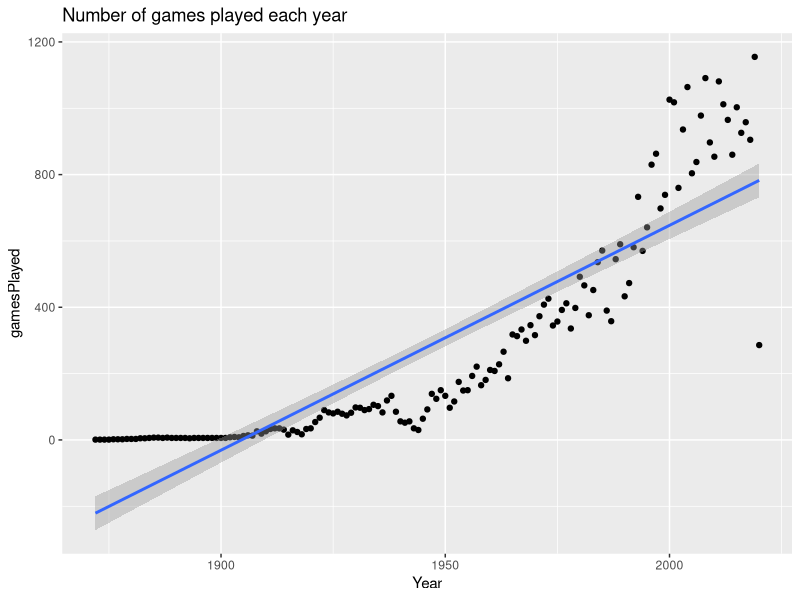
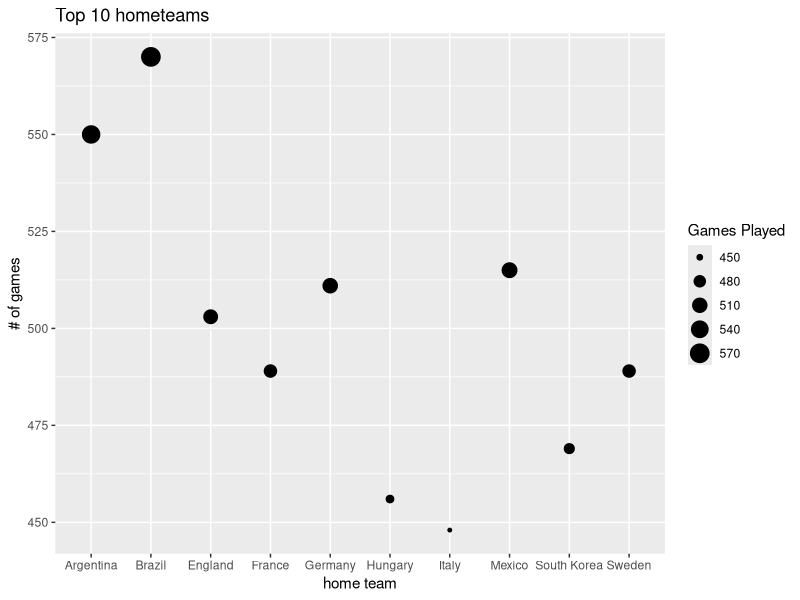
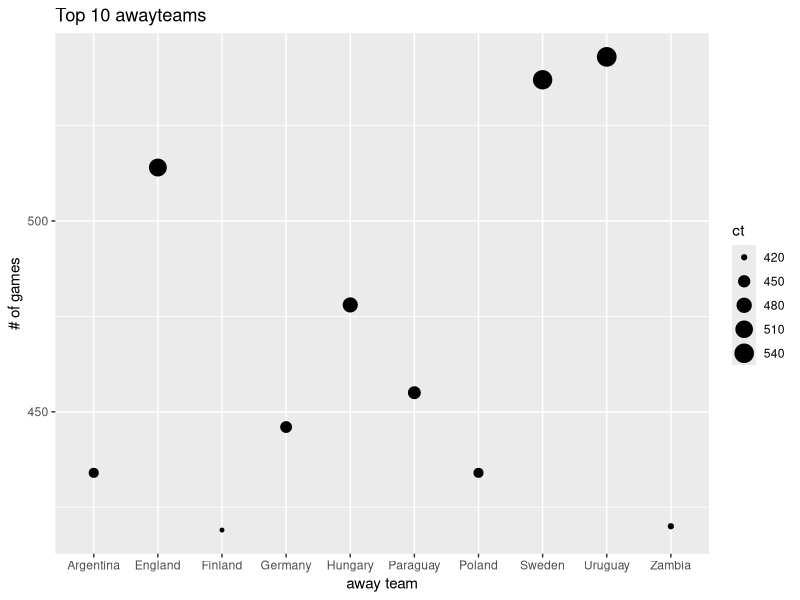
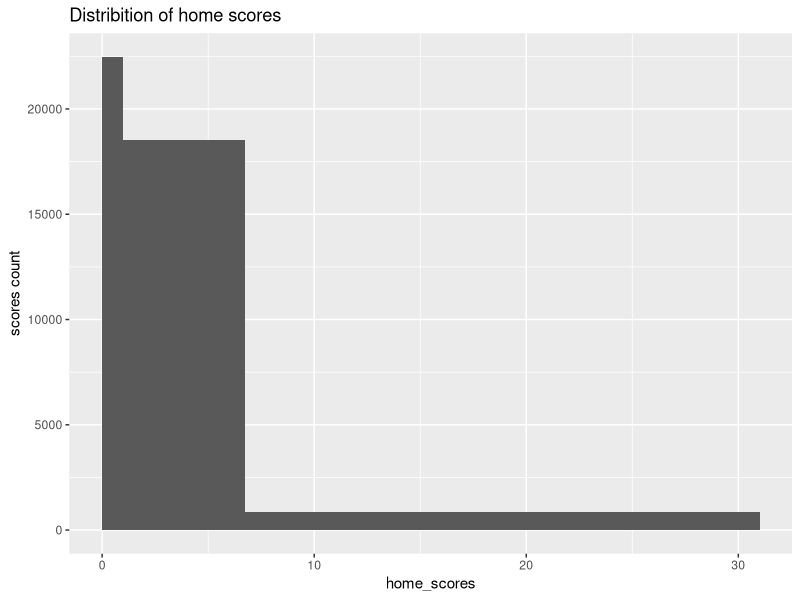
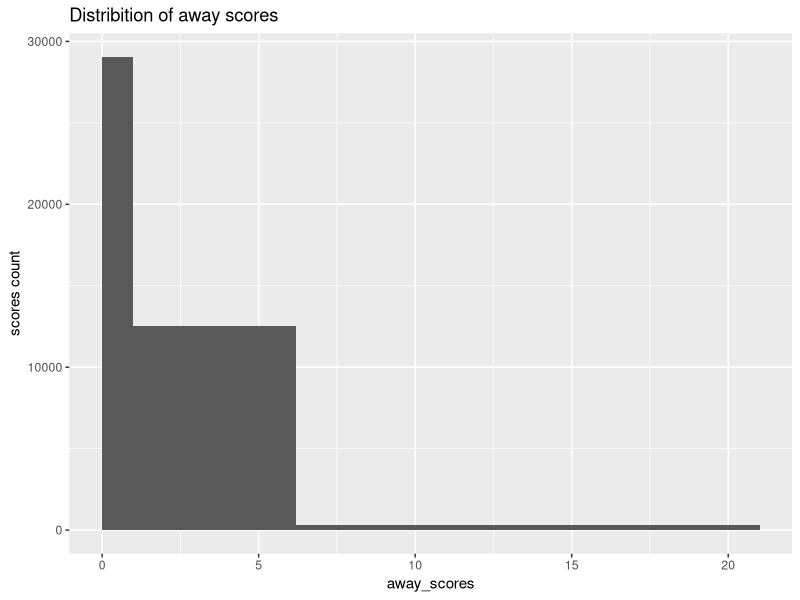
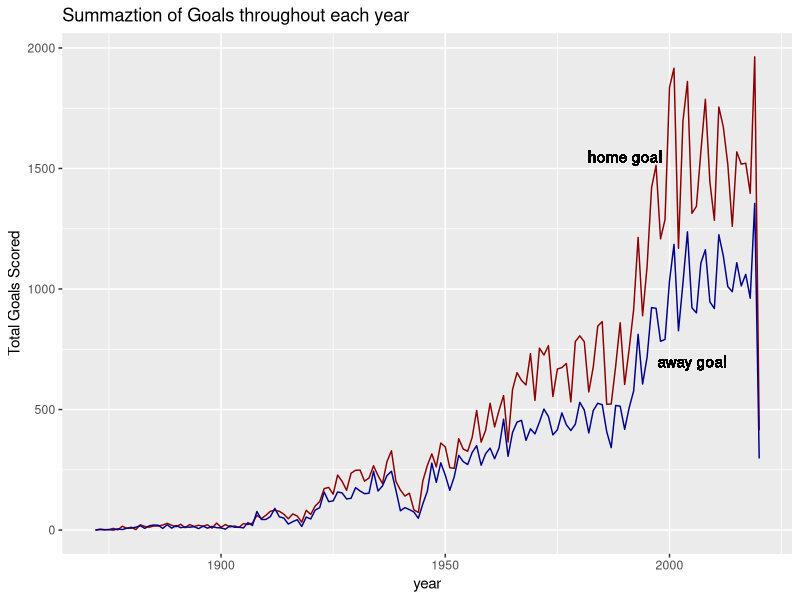
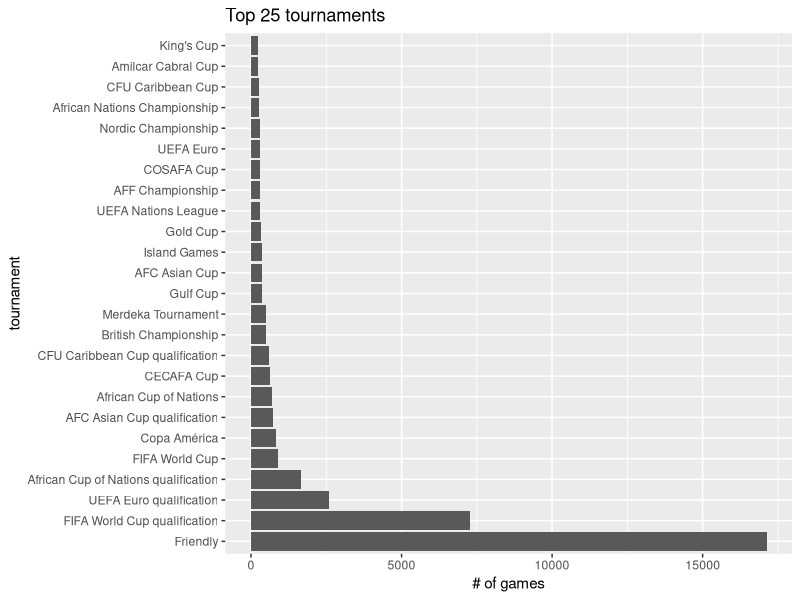
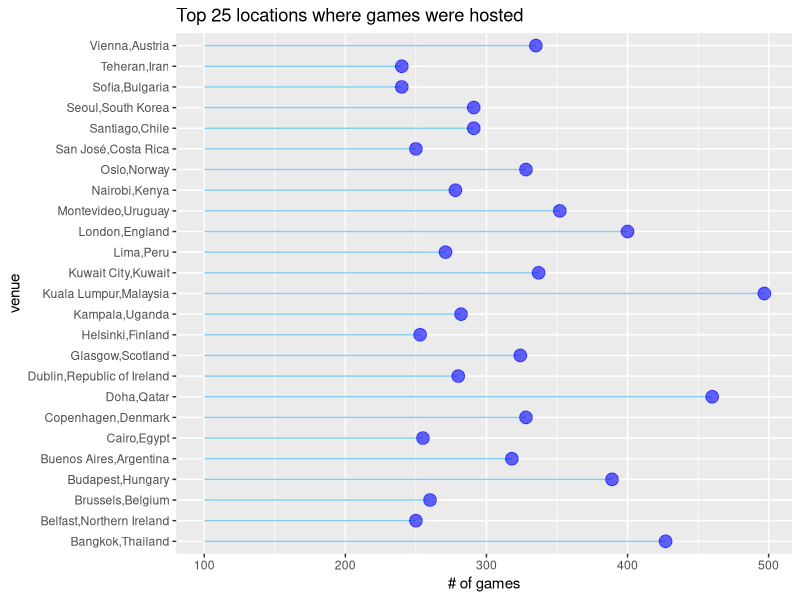

Source code (R) for these figures, in order: (Note: this script raises an error after producing the figures.)
library(dplyr)
library(lubridate)
library(ggplot2)
library(forcats) 

#Data Reading 
soc <- read.csv('Soccer_Data.csv')

head(soc)
glimpse(soc)

#Data Cleaning
sum(is.na(soc))

#Data formatting 

#Date --> year-month-day formart 
#Away & Home team are in factors(categorical variable)
#Away & Home scores in integers 
#City & Country is the location where a game was played
#Neutral --> if a game was played on a home or away team.
#Result --> Which team won during the match? homeWin, awayWin or draw 

soc$date <-  ymd(soc$date)
soc$home_team <- as.factor(soc$home_team)
soc$away_team <- as.factor(soc$away_team)
soc$home_score <- as.integer(soc$home_score)
soc$away_score <- as.integer(soc$away_score)
soc$tournament <- as.factor(soc$tournament)
soc$city       <- as.factor(soc$city)
soc$country    <- as.factor(soc$country)
soc$neutral    <- as.factor(soc$neutral)
soc$result     <- as.factor(soc$result) 

#Summary of Data 
summary(soc) 


####  Exploratory Data Analysis #### 
#How many games were played each year?
ans <- soc %>% group_by(year(date)) %>% 
  summarize(ct = n())
ggplot(ans, aes(`year(date)`, ct)) + geom_point() + geom_smooth(method = 'lm') + 
  labs(x = 'Year', y= 'gamesPlayed', title = 'Number of games played each year')

#What are the top 10 home teams in soccer?
ans <- soc %>% select(home_team) %>% group_by(home_team) %>% summarize(ct = n()) %>% 
  arrange(desc(ct)) %>% top_n(10) 
ggplot(ans, aes(home_team, ct, size = ct)) + geom_point() + 
  labs(x = 'home team', y = '# of games',title = 'Top 10 hometeams', size = 'Games Played')

#What are the top 10 away teams in soccer? 
ans <- soc %>% group_by(away_team) %>% summarize(ct = n()) %>% 
  arrange(desc(ct)) %>% top_n(10) 
ggplot(ans, aes(away_team, ct, size = ct)) + geom_point() + 
  labs(x = 'away team', y = '# of games',title = 'Top 10 awayteams')

#Distribution of home scores?
breaks <- c(0, min(soc$home_score) + 1, mean(soc$home_score) + 5,max(soc$home_score))
ggplot(soc, aes(home_score)) + geom_histogram(breaks = breaks) + 
  labs(x = 'home_scores', y = 'scores count', title = 'Distribition of home scores')

#Distribution of away scores?
breaks <- c(0, min(soc$away_score) + 1, mean(soc$away_score) + 5,max(soc$away_score))
ggplot(soc, aes(away_score)) + geom_histogram(breaks = breaks) + 
  labs(x = 'away_scores', y = 'scores count', title = 'Distribition of away scores')

#What's the total goals scored each year through out the dataset? 
ans <- soc %>% group_by(year(date)) %>% summarise(hmGoals = sum(home_score), ayGoals = sum(away_score)) %>% 
  select(yr = `year(date)`, hmGoals, ayGoals)
ggplot(ans, aes(x = yr)) + geom_line(aes(y=hmGoals), col = 'darkred') + 
  geom_text(aes(x = 1990, y = 1550, label = 'home goal')) + geom_line(aes(y=ayGoals),col = 'darkblue') + 
  geom_text(aes(x = 2005, y = 700, label = 'away goal')) + 
  labs(x = 'year', y = 'Total Goals Scored',title = 'Summaztion of Goals throughout each year')

#What are the top 10 tournaments in played? 
ans <- soc %>% group_by(tournament) %>% summarise(ct = n()) %>% 
  arrange(desc(ct)) %>% top_n(25)
ggplot(ans, aes(reorder(tournament, -ct), ct)) + geom_col() + coord_flip() + 
  labs(x = 'tournament', y = '# of games', title = 'Top 25 tournaments')

#create a geolocation and see what are the top 25 locations where a game was hosted? 
ans <- soc %>% mutate(location = paste0(city,',',country)) %>% group_by(location) %>% 
  summarize(numUse = n()) %>% arrange(desc(numUse)) %>% top_n(25) 
ggplot(ans,aes(location,numUse)) + geom_segment(
  aes(x =location, xend = location, y = 100, yend=numUse), color = 'skyblue') + 
  geom_point(color = 'blue', size = 4, alpha = 0.6) + coord_flip() +
  labs(x = 'venue', y = '# of games', title = 'Top 25 locations where games were hosted')

#Distribution of Neutral zones through each year 
ans <- soc %>% group_by(neutral, year(date)) %>% summarize(ct = n()) %>% 
  select(neutral, yr = `year(date)`, ct)
ggplot(ans, aes(yr, ct, color = neutral)) + geom_line() + 
  labs(x = 'Date(year)', y = '# of neutral', title = 'Games played at home/away feilds vs neutral fields')

#Results throughout each year? 
ans <- soc %>% group_by(result, year(date)) %>% summarize(ct = n()) %>% 
  select(result, yr = `year(date)`, ct)
ggplot(ans, aes(yr, ct, color = result)) + geom_line() + 
  labs(x = 'Date(year)', y = '# of neutral', title = 'Game results during each year') 

#Objective: Do home_teams that perform better in the late 1990's perform the same as the early 2000's?  
#Looking records from Jan,1990 to December, 1999 
soc19 <-soc %>% filter(date >= '1990-01-01' & date <= '1999-12-31') %>%
  select(date, home_team, home_score, tournament, city, country, result) 

#What's the overall result for each each year?
ans <- soc19 %>% group_by(year(date),result) %>% tally(sort = TRUE) %>% 
  select(yr = `year(date)`, result, pnt = n)
ggplot(ans, aes(yr, pnt, col = result)) + geom_line() + 
  labs(x = 'Year', y = 'Results Count', title = 'Result from matches from 1990-1999')

#What's the summary description of both home goals throughout each year?
ggplot(soc19, aes(factor(year(date)), home_score)) + geom_boxplot() + 
  labs(x = 'Year', y = 'Scores', title = 'Descriptive Summary description of Home gaols from 1990-1999')

#What's the best location for a team to play in each year? 
ans <- soc19 %>% mutate(location = paste(city,',',country)) %>% group_by(year(date), location) %>% 
  filter(result == 'homeWin') %>% tally(sort = TRUE) %>% select(location, yr = `year(date)`, pnt = n) %>% 
  group_by(yr) %>% top_n(10, location)
ggplot(ans, aes(reorder(location,pnt), pnt, fill = factor(yr))) + geom_col() + coord_flip() +
  labs(x = 'Location: city,country', y = '# of homewins', fill = 'Year',
       title = 'Top 10 locations for home teams to win each year')

#What's the win percentage each year? 
#We need the number of games played each year  and divide that by the number of homewins each year
#Count of records each year 
x <- soc19 %>% group_by(year(date)) %>% tally() %>% select(yr = `year(date)`, pnt = n)

y <- soc19 %>% group_by(result, year(date)) %>% tally() %>% 
  filter(result == 'homeWin') %>% select(yr = `year(date)`, homeWin = n())

ans<- x %>% inner_join(y, by = 'yr') %>% 
  mutate(winPec = round(homeWin/pnt * 100), gamesRatio = round(pnt/sum(pnt) * 100)) %>% 
  select(yr, homeWin, winPec, gamesRatio, pnt)
ans
ggplot(ans, aes(yr)) + geom_bar(aes(y = homeWin), stat = 'identity') + 
  geom_text(aes(y = homeWin+20, label = paste0(winPec,'%'))) + geom_line(aes(y = pnt), color = 'darkred') + 
  geom_text(aes(y = pnt+10, label = paste0(gamesRatio,'%'))) + 
  labs(title = 'Wins Percentage through 1990-1999', x = 'Year', y = 'gamesPlayed')



#Looking at records from Januaray,2000-December,2010
soc20 <- soc %>% filter(date >= '2000-01-01' & date <= '2010-12-31') %>%
  select(date, home_team, home_score, tournament, city, country, result) 
soc20

#What's the overall result for each each year?
ans <- soc20 %>% group_by(year(date),result) %>% tally(sort = TRUE) %>% 
  select(yr = `year(date)`, result, pnt = n)
ggplot(ans, aes(yr, pnt, col = result))+ geom_line() + 
  labs(x = 'Year', y = 'Result', title = 'Game results from 2000-2010') 

#What's the summary description 
ggplot(soc20, aes(factor(year(date)), home_score)) + geom_boxplot() + 
  labs(x = 'Year', y = 'Scores',title = 'Descriptive Summary description of Home gaols from 2000-2010')

#What's the best location for a team to play in each year? 
ans <- soc20 %>% mutate(location = paste(city,',',country)) %>% group_by(year(date), location) %>% 
  filter(result == 'homeWin') %>% tally(sort = TRUE) %>% select(location, yr = `year(date)`, pnt = n) %>% 
  group_by(yr) %>% top_n(10, location)
ggplot(ans, aes(reorder(location,pnt), pnt, fill = factor(yr))) + geom_col() + coord_flip() +
  labs(x = 'Location: city,country', y = '# of homewins', fill = 'Year',
       title = 'Top 10 locations for home teams to win each year')

#What's the win percentage each year? 
x <- soc20 %>% group_by(year(date)) %>% tally() %>% select(yr = `year(date)`, pnt = n)

y <- soc20 %>% group_by(result, year(date)) %>% tally() %>% 
  filter(result == 'homeWin') %>% select(yr = `year(date)`, homeWin = n)

ans<- x %>% inner_join(y, by = 'yr') %>% 
  mutate(winPec = round(homeWin/pnt * 100), gamesRatio = round(pnt/sum(pnt) * 100)) %>% 
  select(yr, homeWin, winPec, gamesRatio, pnt)
ans
ggplot(ans, aes(yr)) + geom_bar(aes(y = homeWin), stat = 'identity') + 
  geom_text(aes(y = homeWin+20, label = paste0(winPec,'%'))) + geom_line(aes(y = pnt), color = 'darkred') + 
  geom_text(aes(y = pnt+15, label = paste0(gamesRatio,'%'))) + 
  labs(title = 'Wins Percentage through 2000-2010', x = 'Year', y = 'gamesPlayed')

#Interesting Insight/Questions: 
#1.As the games home teams play, thier overall win percentage goes up. 
#Therefore, there is a small correlation
#2.Total home team wins rose during the middle of the 1990's but differs quite alot during the 2000's
#3.Is there a correlation between games played and goals scored? Can a difference in goals shed a light  
#4.What there specific years where homeWins excited awayWins. Which teams won the most?  

#Correlation between goals and result.{Hypothesis: More home goals leads to more home win?} 
#focusing on on the previous two decades { 1990-2010} 
dt <- soc19 %>% full_join(soc20) %>% mutate(location = paste(city,',',country)) %>% 
  select(date, team = home_team, goals = home_score, tournament, location, result)
dt$location <- as.factor(dt$location)
summary(dt)

#General case
ggplot(dt %>% group_by(year(date)) %>% summarize(hmGoal = sum(goals), games = n()) %>% 
  select (yr = `year(date)`, hmGoal, games), aes(yr)) + geom_line(aes(y=hmGoal), col = 'darkred') + 
  geom_col(aes(y=games), fill= 'darkblue')

#When home team won 
ggplot(dt %>% group_by(year(date)) %>% filter(result == 'homeWin') %>% 
  summarize(hmGoal = sum(goals), games = n()) %>% select (yr = `year(date)`, hmGoal, games)
       ,aes(yr)) + geom_line(aes(y=hmGoal), col = 'darkred') + geom_col(aes(y=games), fill= 'darkblue')

#Those doesnt really answer the question. Let's see the average( total goals/ total games) per year when the
ggplot(dt %>% group_by(year(date)) %>%  filter(result == 'homeWin') %>% 
  summarize(avgGoal = mean(goals)) %>% select(yr = `year(date)`, avgGoal), 
  aes(yr, avgGoal)) + geom_col() 

#It seems more goals doesn't grarantee more future success in wins for any home team.

#Check if continents can factor in wins for hometeams
continents <- read.csv('countries-continents.csv')
continents

#General case
ggplot(dt %>% left_join(continents, by = c('team' = 'Country')) %>% filter(Continent != 'NA') %>% 
  group_by(Continent) %>%  summarize(pnt = sum(goals), gamesPlayed = n()), aes(Continent)) + 
  geom_col(aes(y = pnt), fill = 'red') + geom_col(aes(y=gamesPlayed), fill = 'blue') + 
  labs(caption = "Total Goals Scored in Red, GamesPlayed in Blue")

#Home team wining 
ggplot(dt %>% left_join(continents, by = c('team' = 'Country')) %>% 
         filter(Continent != 'NA' & result == 'homeWin') %>% group_by(Continent) %>%  
         summarize(pnt = sum(goals), gamesPlayed = n()), aes(Continent)) + 
  geom_col(aes(y = pnt), fill = 'red') + geom_col(aes(y=gamesPlayed), fill = 'blue') + 
  labs(caption = "Total Goals Scored in Red, GamesPlayed in Blue")

#It seems more Asia teams are more likely to score as much goals as European team at home. Conclusively,
#we can say more home goals some home teams benifits a,ot from scores more home goals;
#especially Asian and European teams 

#Classification of Games. 
#The most important thing is wether a teams wins coniceds with the field advantage. 
#Field advantage is when a home or away team gets to play on thier own turf
#Can a win be predicted based on filed neutral. Neutrality is when 
#True --> When a games is played on a Neutral field; FALSE when not 

#Let's add the continents to the data. This will be done by using the country at which the game was played.
#Reason why:Is the simplest way to explain aggragates and we dont need to factor in 
#which teams gets the label. 


#Merging the continents in the dataset
countries_and_continents <- continents %>% mutate(
  country = ifelse(nchar(Country) <= 2, case_when(Country == 'CZ'~ 'Czech Republic',
                                                   Country == 'US' ~ 'United States',
                                                   TRUE ~ as.character(Country)), Country)) %>% 
  rename(continent = Continent) %>%  select(country, continent)


dt <- soc %>% full_join(countries_and_continents, by = 'country')


#Lets do a little exploration with the data?

#What's the total games played on each?
ggplot(dt %>% group_by(continent) %>% tally(), aes(continent, n)) + geom_col() + 
  labs(x = 'Continents', y = '# of games', title = 'Number of games played on each continent')

#What's the total games played on each continent by neutrality?
ggplot(dt %>% group_by(continent,neutral) %>% tally(), aes(continent, n, fill = neutral)) + 
  geom_col(position = 'dodge') + labs(x = 'Continents', y = '# of games', 
                            title = 'Number of games played on each continent')

#What's the rolling average of games played each year by continent? 
ans <- dt %>% group_by(year(date), month(date),continent) %>% summarize(gamesPlayed = n()) %>% 
  select(year = `year(date)`, month = `month(date)`, gamesPlayed, continent) %>% arrange(year, month) %>% 
  mutate(rollingAvgGames = cumsum(gamesPlayed)/ row_number(),
         date = make_date(year = year, month = month)) %>% 
  select(date,gamesPlayed, rollingAvgGames, continent)
ans 
ggplot(ans, aes(date, gamesPlayed)) + geom_line() + facet_grid(continent~.) + 
  scale_x_date(date_minor_breaks = "10 years") + 
  labs(y ='# of games', title = 'Total games played in each continent') 

ggplot(ans, aes(date, rollingAvgGames)) + geom_line() + facet_grid(continent~.) + 
  scale_x_date(date_minor_breaks = "10 years") + 
  labs(y ='# of games', title = 'Moving averages of games played on each continent') 

#Rolling Averages of wins per year for each continent
ans <- dt %>% group_by(continent, year(date), result) %>% filter(result != 'draw') %>%  
  summarize(totalWins = n()) %>%  mutate(avgWins = cumsum(totalWins)/ row_number()) %>% 
  select(year = `year(date)`,continent,totalWins, avgWins,result) %>% ungroup()
ans
ggplot(ans, aes(year, totalWins, col = result, size = avgWins)) + geom_jitter() + facet_wrap(~continent) +
  labs(x = 'year', y = 'total Wins per year', col = 'Type of Wins', size = 'rolling Win Averages',
       title = "Can the continent in which a game was played affects it's win totals?") 

ggplot(ans, aes(year, totalWins, col = result, size = avgWins)) + geom_jitter() + facet_wrap(~continent) +
  labs(x = 'year', y = 'total Wins per year', col = 'Type of Wins', size = 'rolling Win Averages',
       title = "Can the continent in which a game was played affects it's win totals?",
       subtitle = "Smoothing curve: Linear Model") + geom_smooth(method = 'lm')

#Observation: 
#We previously know that Away teams won most games in each tournament.
#By using the rolling average of wins per each continent. we can see the trends within each facets. 
#1. Games played on European, African and North America soils tend to have the most away wins. 
#Meaning: Home teams tend to lost when thier play awayteam's on thier own turf.
#2. Oceaniaic and South America hosted games tend to have most home game wins but ther 
#win progression isnt as strongly
#correlated as European teams. 
#3. Asia hosted games have a bottleneck in terms in both home and away wins. 
#4. Oceaniaic and South America games have lower wining averages, there by reducing the win averages. 
 


#Are they any changes within the rolling wins each year?
ans %>% group_by(result) %>% mutate(winsChanges = lag(avgWins) - lead(avgWins)) %>% 
  arrange(desc(winsChanges))




       